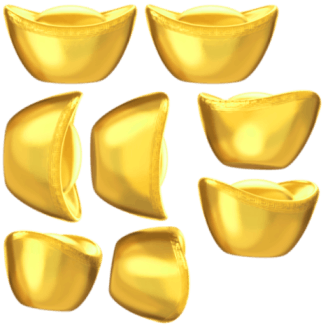
#> input picture scripts/pg_assets/unknown_248.png, 327 x 327 px, given in place of unknown_255.jpg, which was not available
$ python view_more.py
#> lines starting #> are read from the running program, lines starting #| are printed output that depends on the picture
from PIL import Image

files = ['unknown_255.jpg', 'unknown_298.png', 'unknown_345.jpg', 'unknown_380.jpg', 'unknown_419.png', 'unknown_434.png', 'unknown_435.png']

for f in files:
    img = Image.open(f'pg_assets/{f}')
#> img is the input picture: PIL image 327x327 P; mean R, G, B, A 166.9, 155.7, 87.6, 144.5
    thumb = img.copy()
    thumb.thumbnail((200, 200))
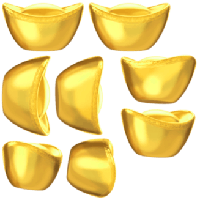
#> thumb: PIL image 200x200 P; mean R, G, B, A 167.1, 155.9, 87.6, 144.5; transparent parts drawn white
    thumb.save(f'pg_assets/sprites/preview_x_{f}')
    print(f'{f}: {img.size}')
#| unknown_255.jpg: (327, 327)
#> pass 2 of the loop `for f in files:`:
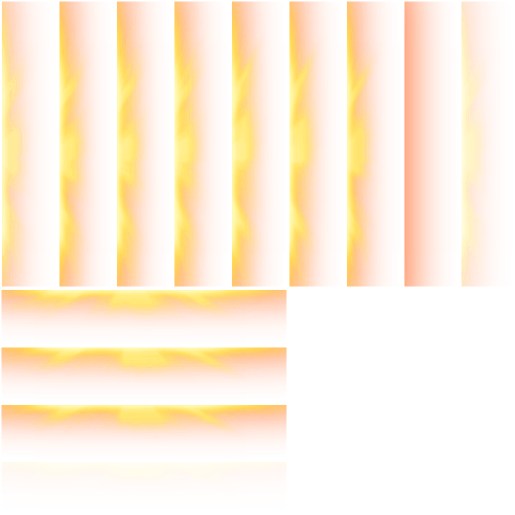
#> input picture scripts/pg_assets/unknown_298.png, 1029 x 1029 px (shown at 1/2 size)
#> img is the input picture: PIL image 1029x1029 P; mean R, G, B, A 210.8, 112.1, 40.2, 41.2
#> `thumb.thumbnail((200, 200))`:
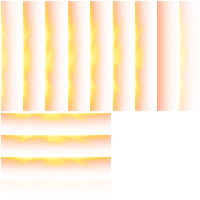
#> thumb: PIL image 200x200 P; mean R, G, B, A 210.8, 111.5, 39.8, 41.2; transparent parts drawn white
#| unknown_298.png: (1029, 1029)
#> pass 3 of the loop `for f in files:`:
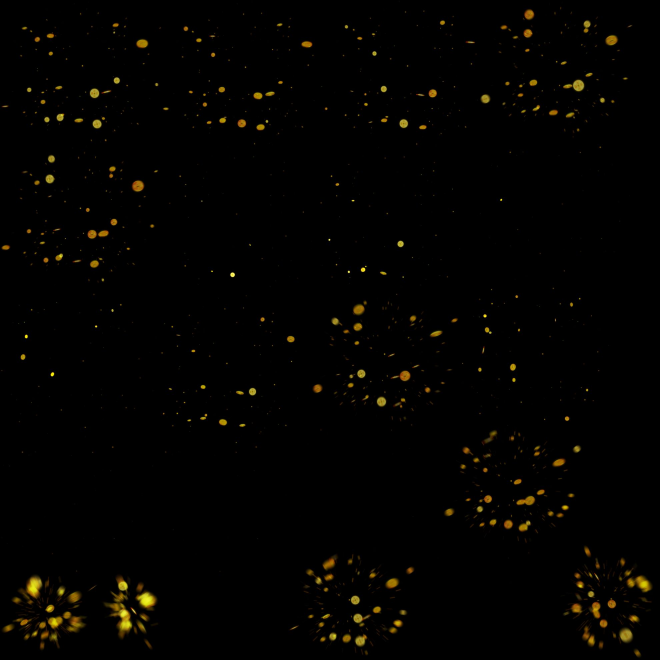
#> input picture scripts/pg_assets/unknown_345.jpg, 1978 x 1978 px (shown at 1/3 size)
#> img is the input picture: PIL image 1978x1978 RGB; mean R, G, B 3.5, 2.6, 0.6
#> `thumb.thumbnail((200, 200))`:
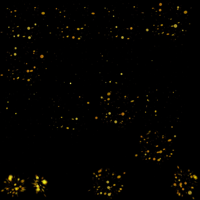
#> thumb: PIL image 200x200 RGB; mean R, G, B 3.6, 2.7, 0.6
#| unknown_345.jpg: (1978, 1978)
#> the loop made 7 passes; the first 3 are shown
